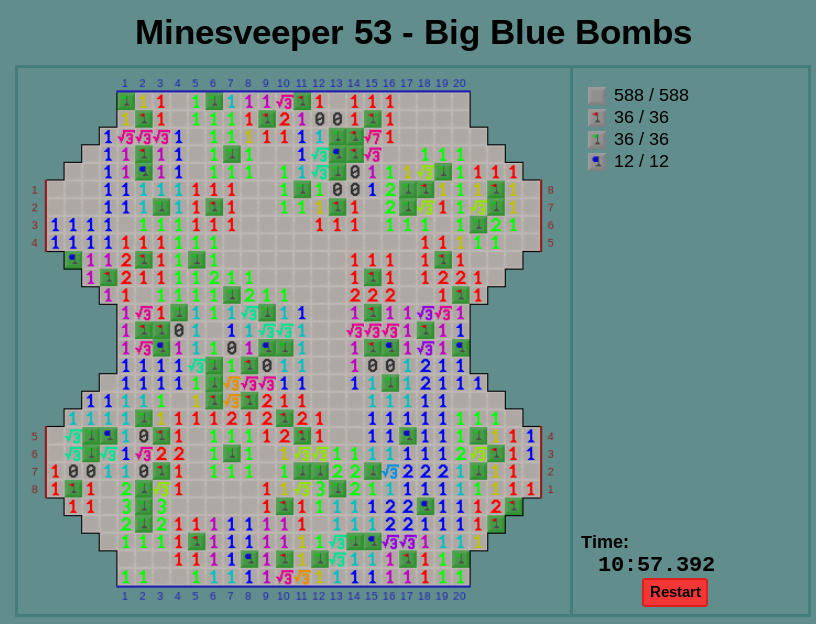
#> input picture assets/Image/53.png, 816 x 624 px, found by its file name
$ python photoEdit.py
#> lines starting #> are read from the running program, lines starting #| are printed output that depends on the picture
from PIL import Image
import random

# setup ................

img = Image.open("assets/Image/53.png") #    53    or     _gorgetest
#> img is the input picture: PIL image 816x624 RGBA; mean R, G, B, A 120, 145.2, 140.9, 255
width,height = img.size
#> width = 816; height = 624

# filters .................

# [49 lines left out: functions grayscale, mirrorTop2Bottom, encodeImage, decodeImage, not called in this run]

def invert():
    for row in range(height):
        for pxl in range(width):
            rgb = img.getpixel([pxl,row])
            inv = tuple([255-rgb[0],255-rgb[1],255-rgb[2]])
            img.putpixel([pxl,row],inv)
    img.save("assets/Image/g_antimines.png")
    print("Image Inverted")

# [84 lines left out: functions pixilate, flipper, shifty, combine, blur, inverse, not called in this run]


# main .................
while True:
    try:
        print(f"Select a Filter.\n1 - Grayscale | 2 - Mirror | 3 - Invert | 4 - Pixilate | 5 - Rotate | 6 - Colorshift | 7 - Blur | 8 - Flip\n9 - Image Encoding | 10 - Image Decoding | 11 - Image Combination.")
        uinp = int(input("Enter Number: "))
        if uinp <= 9 and uinp >= 0:
            break
        else:
            print("Invalid selection. Try again.")
    except:
        print("Invalid input. Try again.")
#> this loop made 1 pass; the answer given on pass 1: 3

if uinp == 1:
    grayscale()
elif uinp == 2:
    mirrorTop2Bottom()
elif uinp == 3:
    invert()
#> after the loop in invert, `for row in range(height):`:
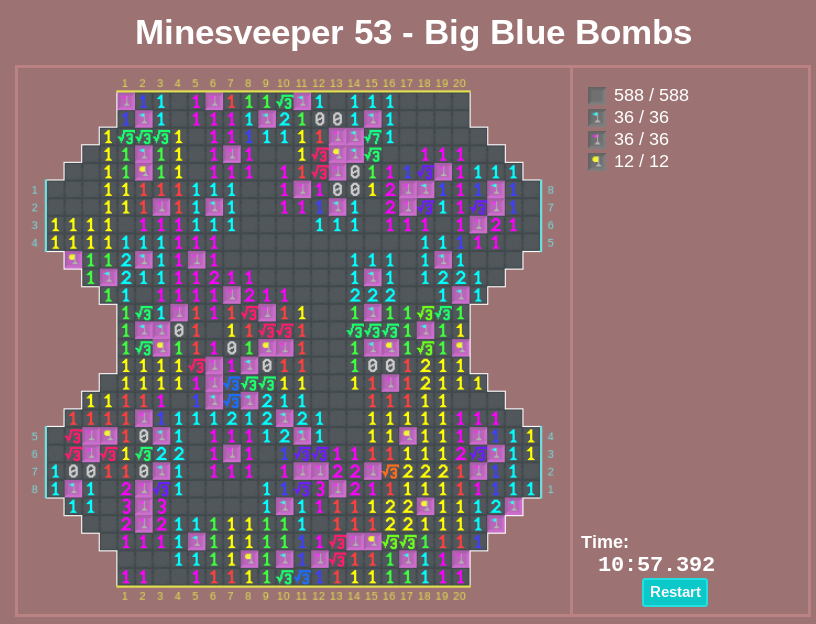
#> img: PIL image 816x624 RGBA; mean R, G, B, A 135, 109.8, 114.1, 255
elif uinp == 4:
    pixilate()
elif uinp == 5:
    flipper()
elif uinp == 6:
    shifty()
elif uinp == 7:
    blur()
elif uinp ==8:
    inverse()
elif uinp == 9:
    encodeImage()
elif uinp == 10:
    decodeImage()
else:
    combine()

$ run again, with assets/Image/_gorgetest.png copied over assets/Image/53.png
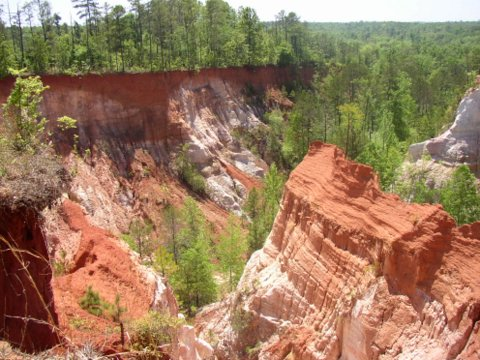
#> input picture assets/Image/_gorgetest.png, 480 x 360 px, found by its file name
#> img is the input picture: PIL image 480x360 RGB; mean R, G, B 154.4, 123.4, 94.1
#> the loop `while True:` made 1 pass; the answer given on pass 1: 3
#> after the loop in invert, `for row in range(height):`:
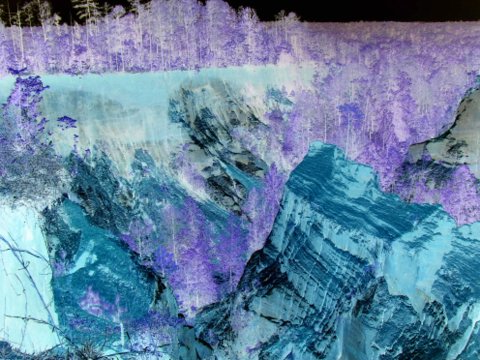
#> img: PIL image 480x360 RGB; mean R, G, B 100.6, 131.6, 160.9
